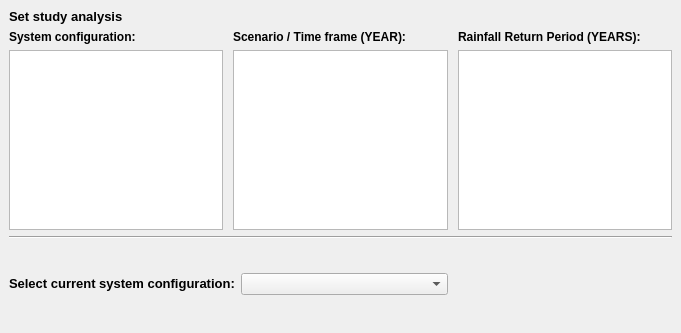
<?xml version="1.0" encoding="UTF-8"?>
<ui version="4.0">
 <class>AnalysisManagerWindow</class>
 <widget class="QMainWindow" name="AnalysisManagerWindow">
  <property name="windowModality">
   <enum>Qt::WindowModal</enum>
  </property>
  <property name="geometry">
   <rect>
    <x>0</x>
    <y>0</y>
    <width>681</width>
    <height>333</height>
   </rect>
  </property>
  <property name="sizePolicy">
   <sizepolicy hsizetype="Preferred" vsizetype="Preferred">
    <horstretch>0</horstretch>
    <verstretch>0</verstretch>
   </sizepolicy>
  </property>
  <property name="minimumSize">
   <size>
    <width>681</width>
    <height>333</height>
   </size>
  </property>
  <property name="maximumSize">
   <size>
    <width>681</width>
    <height>333</height>
   </size>
  </property>
  <property name="windowTitle">
   <string>Analysis Manager</string>
  </property>
  <widget class="QWidget" name="centralwidget">
   <property name="minimumSize">
    <size>
     <width>681</width>
     <height>333</height>
    </size>
   </property>
   <property name="maximumSize">
    <size>
     <width>681</width>
     <height>333</height>
    </size>
   </property>
   <layout class="QVBoxLayout" name="verticalLayout_2">
    <item>
     <widget class="QLabel" name="label_4">
      <property name="frameShape">
       <enum>QFrame::NoFrame</enum>
      </property>
      <property name="text">
       <string>&lt;html&gt;&lt;head/&gt;&lt;body&gt;&lt;p&gt;&lt;span style=&quot; font-size:10pt; font-weight:700;&quot;&gt;Set study analysis&lt;/span&gt;&lt;/p&gt;&lt;/body&gt;&lt;/html&gt;</string>
      </property>
     </widget>
    </item>
    <item>
     <layout class="QHBoxLayout" name="horizontalLayout_2">
      <property name="spacing">
       <number>10</number>
      </property>
      <item>
       <widget class="QLabel" name="label_3">
        <property name="text">
         <string>&lt;html&gt;&lt;head/&gt;&lt;body&gt;&lt;p&gt;&lt;span style=&quot; font-weight:700;&quot;&gt;System configuration:&lt;/span&gt;&lt;/p&gt;&lt;/body&gt;&lt;/html&gt;</string>
        </property>
       </widget>
      </item>
      <item>
       <widget class="QLabel" name="label_2">
        <property name="text">
         <string>&lt;html&gt;&lt;head/&gt;&lt;body&gt;&lt;p&gt;&lt;span style=&quot; font-weight:700;&quot;&gt;Scenario / Time frame (YEAR):&lt;/span&gt;&lt;/p&gt;&lt;/body&gt;&lt;/html&gt;</string>
        </property>
       </widget>
      </item>
      <item>
       <widget class="QLabel" name="label">
        <property name="text">
         <string>&lt;html&gt;&lt;head/&gt;&lt;body&gt;&lt;p&gt;&lt;span style=&quot; font-weight:700;&quot;&gt;Rainfall Return Period (YEARS):&lt;/span&gt;&lt;/p&gt;&lt;/body&gt;&lt;/html&gt;</string>
        </property>
       </widget>
      </item>
     </layout>
    </item>
    <item>
     <layout class="QHBoxLayout" name="horizontalLayout">
      <property name="spacing">
       <number>10</number>
      </property>
      <item>
       <widget class="QListView" name="listView">
        <property name="sizePolicy">
         <sizepolicy hsizetype="Expanding" vsizetype="Fixed">
          <horstretch>0</horstretch>
          <verstretch>0</verstretch>
         </sizepolicy>
        </property>
        <property name="maximumSize">
         <size>
          <width>16777215</width>
          <height>180</height>
         </size>
        </property>
       </widget>
      </item>
      <item>
       <widget class="QListView" name="listView_2">
        <property name="sizePolicy">
         <sizepolicy hsizetype="Expanding" vsizetype="Fixed">
          <horstretch>0</horstretch>
          <verstretch>0</verstretch>
         </sizepolicy>
        </property>
        <property name="maximumSize">
         <size>
          <width>16777215</width>
          <height>180</height>
         </size>
        </property>
       </widget>
      </item>
      <item>
       <widget class="QListView" name="listView_3">
        <property name="sizePolicy">
         <sizepolicy hsizetype="Expanding" vsizetype="Fixed">
          <horstretch>0</horstretch>
          <verstretch>0</verstretch>
         </sizepolicy>
        </property>
        <property name="maximumSize">
         <size>
          <width>16777215</width>
          <height>180</height>
         </size>
        </property>
        <property name="selectionBehavior">
         <enum>QAbstractItemView::SelectItems</enum>
        </property>
       </widget>
      </item>
     </layout>
    </item>
    <item>
     <widget class="Line" name="line">
      <property name="orientation">
       <enum>Qt::Horizontal</enum>
      </property>
     </widget>
    </item>
    <item>
     <spacer name="verticalSpacer_2">
      <property name="orientation">
       <enum>Qt::Vertical</enum>
      </property>
      <property name="sizeHint" stdset="0">
       <size>
        <width>20</width>
        <height>40</height>
       </size>
      </property>
     </spacer>
    </item>
    <item>
     <layout class="QHBoxLayout" name="horizontalLayout_3">
      <item>
       <widget class="QLabel" name="label_5">
        <property name="frameShape">
         <enum>QFrame::NoFrame</enum>
        </property>
        <property name="text">
         <string>&lt;html&gt;&lt;head/&gt;&lt;body&gt;&lt;p&gt;&lt;span style=&quot; font-size:10pt; font-weight:700;&quot;&gt;Select current system configuration:&lt;/span&gt;&lt;/p&gt;&lt;/body&gt;&lt;/html&gt;</string>
        </property>
       </widget>
      </item>
      <item>
       <widget class="QComboBox" name="comboBox"/>
      </item>
      <item>
       <spacer name="horizontalSpacer">
        <property name="orientation">
         <enum>Qt::Horizontal</enum>
        </property>
        <property name="sizeType">
         <enum>QSizePolicy::Maximum</enum>
        </property>
        <property name="sizeHint" stdset="0">
         <size>
          <width>224</width>
          <height>20</height>
         </size>
        </property>
       </spacer>
      </item>
     </layout>
    </item>
    <item>
     <spacer name="verticalSpacer">
      <property name="orientation">
       <enum>Qt::Vertical</enum>
      </property>
      <property name="sizeHint" stdset="0">
       <size>
        <width>20</width>
        <height>40</height>
       </size>
      </property>
     </spacer>
    </item>
   </layout>
  </widget>
 </widget>
 <resources/>
 <connections/>
</ui>
